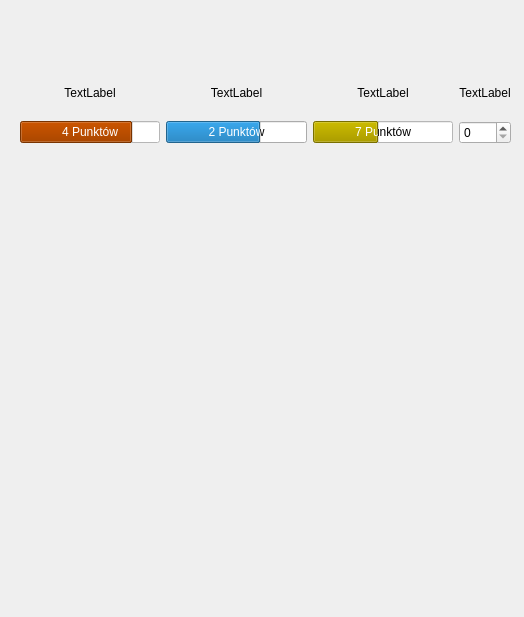
<?xml version="1.0" encoding="UTF-8"?>
<ui version="4.0">
 <class>CharacterWindow</class>
 <widget class="QWidget" name="CharacterWindow">
  <property name="geometry">
   <rect>
    <x>0</x>
    <y>0</y>
    <width>524</width>
    <height>617</height>
   </rect>
  </property>
  <property name="sizePolicy">
   <sizepolicy hsizetype="Preferred" vsizetype="Preferred">
    <horstretch>0</horstretch>
    <verstretch>0</verstretch>
   </sizepolicy>
  </property>
  <property name="contextMenuPolicy">
   <enum>Qt::ContextMenuPolicy::NoContextMenu</enum>
  </property>
  <property name="windowTitle">
   <string>Character</string>
  </property>
  <widget class="QWidget" name="gridLayoutWidget_3">
   <property name="geometry">
    <rect>
     <x>20</x>
     <y>70</y>
     <width>491</width>
     <height>74</height>
    </rect>
   </property>
   <layout class="QGridLayout" name="gridLayout_8">
    <item row="1" column="2">
     <widget class="QProgressBar" name="progressBar_6">
      <property name="palette">
       <palette>
        <active>
         <colorrole role="WindowText">
          <brush brushstyle="SolidPattern">
           <color alpha="255">
            <red>0</red>
            <green>0</green>
            <blue>0</blue>
           </color>
          </brush>
         </colorrole>
         <colorrole role="Button">
          <brush brushstyle="SolidPattern">
           <color alpha="255">
            <red>255</red>
            <green>255</green>
            <blue>255</blue>
           </color>
          </brush>
         </colorrole>
         <colorrole role="Light">
          <brush brushstyle="SolidPattern">
           <color alpha="255">
            <red>255</red>
            <green>255</green>
            <blue>255</blue>
           </color>
          </brush>
         </colorrole>
         <colorrole role="Midlight">
          <brush brushstyle="SolidPattern">
           <color alpha="255">
            <red>255</red>
            <green>255</green>
            <blue>255</blue>
           </color>
          </brush>
         </colorrole>
         <colorrole role="Dark">
          <brush brushstyle="SolidPattern">
           <color alpha="255">
            <red>127</red>
            <green>127</green>
            <blue>127</blue>
           </color>
          </brush>
         </colorrole>
         <colorrole role="Mid">
          <brush brushstyle="SolidPattern">
           <color alpha="255">
            <red>170</red>
            <green>170</green>
            <blue>170</blue>
           </color>
          </brush>
         </colorrole>
         <colorrole role="Text">
          <brush brushstyle="SolidPattern">
           <color alpha="255">
            <red>0</red>
            <green>0</green>
            <blue>0</blue>
           </color>
          </brush>
         </colorrole>
         <colorrole role="BrightText">
          <brush brushstyle="SolidPattern">
           <color alpha="255">
            <red>255</red>
            <green>255</green>
            <blue>255</blue>
           </color>
          </brush>
         </colorrole>
         <colorrole role="ButtonText">
          <brush brushstyle="SolidPattern">
           <color alpha="255">
            <red>0</red>
            <green>0</green>
            <blue>0</blue>
           </color>
          </brush>
         </colorrole>
         <colorrole role="Base">
          <brush brushstyle="SolidPattern">
           <color alpha="255">
            <red>255</red>
            <green>255</green>
            <blue>255</blue>
           </color>
          </brush>
         </colorrole>
         <colorrole role="Window">
          <brush brushstyle="SolidPattern">
           <color alpha="255">
            <red>255</red>
            <green>255</green>
            <blue>255</blue>
           </color>
          </brush>
         </colorrole>
         <colorrole role="Shadow">
          <brush brushstyle="SolidPattern">
           <color alpha="255">
            <red>0</red>
            <green>0</green>
            <blue>0</blue>
           </color>
          </brush>
         </colorrole>
         <colorrole role="Highlight">
          <brush brushstyle="SolidPattern">
           <color alpha="255">
            <red>170</red>
            <green>156</green>
            <blue>0</blue>
           </color>
          </brush>
         </colorrole>
         <colorrole role="AlternateBase">
          <brush brushstyle="SolidPattern">
           <color alpha="255">
            <red>255</red>
            <green>255</green>
            <blue>255</blue>
           </color>
          </brush>
         </colorrole>
         <colorrole role="ToolTipBase">
          <brush brushstyle="SolidPattern">
           <color alpha="255">
            <red>255</red>
            <green>255</green>
            <blue>220</blue>
           </color>
          </brush>
         </colorrole>
         <colorrole role="ToolTipText">
          <brush brushstyle="SolidPattern">
           <color alpha="255">
            <red>0</red>
            <green>0</green>
            <blue>0</blue>
           </color>
          </brush>
         </colorrole>
         <colorrole role="PlaceholderText">
          <brush brushstyle="SolidPattern">
           <color alpha="127">
            <red>0</red>
            <green>0</green>
            <blue>0</blue>
           </color>
          </brush>
         </colorrole>
         <colorrole role="Accent">
          <brush brushstyle="SolidPattern">
           <color alpha="255">
            <red>255</red>
            <green>255</green>
            <blue>255</blue>
           </color>
          </brush>
         </colorrole>
        </active>
        <inactive>
         <colorrole role="WindowText">
          <brush brushstyle="SolidPattern">
           <color alpha="255">
            <red>0</red>
            <green>0</green>
            <blue>0</blue>
           </color>
          </brush>
         </colorrole>
         <colorrole role="Button">
          <brush brushstyle="SolidPattern">
           <color alpha="255">
            <red>255</red>
            <green>255</green>
            <blue>255</blue>
           </color>
          </brush>
         </colorrole>
         <colorrole role="Light">
          <brush brushstyle="SolidPattern">
           <color alpha="255">
            <red>255</red>
            <green>255</green>
            <blue>255</blue>
           </color>
          </brush>
         </colorrole>
         <colorrole role="Midlight">
          <brush brushstyle="SolidPattern">
           <color alpha="255">
            <red>255</red>
            <green>255</green>
            <blue>255</blue>
           </color>
          </brush>
         </colorrole>
         <colorrole role="Dark">
          <brush brushstyle="SolidPattern">
           <color alpha="255">
            <red>127</red>
            <green>127</green>
            <blue>127</blue>
           </color>
          </brush>
         </colorrole>
         <colorrole role="Mid">
          <brush brushstyle="SolidPattern">
           <color alpha="255">
            <red>170</red>
            <green>170</green>
            <blue>170</blue>
           </color>
          </brush>
         </colorrole>
         <colorrole role="Text">
          <brush brushstyle="SolidPattern">
           <color alpha="255">
            <red>0</red>
            <green>0</green>
            <blue>0</blue>
           </color>
          </brush>
         </colorrole>
         <colorrole role="BrightText">
          <brush brushstyle="SolidPattern">
           <color alpha="255">
            <red>255</red>
            <green>255</green>
            <blue>255</blue>
           </color>
          </brush>
         </colorrole>
         <colorrole role="ButtonText">
          <brush brushstyle="SolidPattern">
           <color alpha="255">
            <red>0</red>
            <green>0</green>
            <blue>0</blue>
           </color>
          </brush>
         </colorrole>
         <colorrole role="Base">
          <brush brushstyle="SolidPattern">
           <color alpha="255">
            <red>255</red>
            <green>255</green>
            <blue>255</blue>
           </color>
          </brush>
         </colorrole>
         <colorrole role="Window">
          <brush brushstyle="SolidPattern">
           <color alpha="255">
            <red>255</red>
            <green>255</green>
            <blue>255</blue>
           </color>
          </brush>
         </colorrole>
         <colorrole role="Shadow">
          <brush brushstyle="SolidPattern">
           <color alpha="255">
            <red>0</red>
            <green>0</green>
            <blue>0</blue>
           </color>
          </brush>
         </colorrole>
         <colorrole role="Highlight">
          <brush brushstyle="SolidPattern">
           <color alpha="255">
            <red>170</red>
            <green>156</green>
            <blue>0</blue>
           </color>
          </brush>
         </colorrole>
         <colorrole role="AlternateBase">
          <brush brushstyle="SolidPattern">
           <color alpha="255">
            <red>255</red>
            <green>255</green>
            <blue>255</blue>
           </color>
          </brush>
         </colorrole>
         <colorrole role="ToolTipBase">
          <brush brushstyle="SolidPattern">
           <color alpha="255">
            <red>255</red>
            <green>255</green>
            <blue>220</blue>
           </color>
          </brush>
         </colorrole>
         <colorrole role="ToolTipText">
          <brush brushstyle="SolidPattern">
           <color alpha="255">
            <red>0</red>
            <green>0</green>
            <blue>0</blue>
           </color>
          </brush>
         </colorrole>
         <colorrole role="PlaceholderText">
          <brush brushstyle="SolidPattern">
           <color alpha="127">
            <red>0</red>
            <green>0</green>
            <blue>0</blue>
           </color>
          </brush>
         </colorrole>
         <colorrole role="Accent">
          <brush brushstyle="SolidPattern">
           <color alpha="255">
            <red>255</red>
            <green>255</green>
            <blue>255</blue>
           </color>
          </brush>
         </colorrole>
        </inactive>
        <disabled>
         <colorrole role="WindowText">
          <brush brushstyle="SolidPattern">
           <color alpha="255">
            <red>127</red>
            <green>127</green>
            <blue>127</blue>
           </color>
          </brush>
         </colorrole>
         <colorrole role="Button">
          <brush brushstyle="SolidPattern">
           <color alpha="255">
            <red>255</red>
            <green>255</green>
            <blue>255</blue>
           </color>
          </brush>
         </colorrole>
         <colorrole role="Light">
          <brush brushstyle="SolidPattern">
           <color alpha="255">
            <red>255</red>
            <green>255</green>
            <blue>255</blue>
           </color>
          </brush>
         </colorrole>
         <colorrole role="Midlight">
          <brush brushstyle="SolidPattern">
           <color alpha="255">
            <red>255</red>
            <green>255</green>
            <blue>255</blue>
           </color>
          </brush>
         </colorrole>
         <colorrole role="Dark">
          <brush brushstyle="SolidPattern">
           <color alpha="255">
            <red>127</red>
            <green>127</green>
            <blue>127</blue>
           </color>
          </brush>
         </colorrole>
         <colorrole role="Mid">
          <brush brushstyle="SolidPattern">
           <color alpha="255">
            <red>170</red>
            <green>170</green>
            <blue>170</blue>
           </color>
          </brush>
         </colorrole>
         <colorrole role="Text">
          <brush brushstyle="SolidPattern">
           <color alpha="255">
            <red>127</red>
            <green>127</green>
            <blue>127</blue>
           </color>
          </brush>
         </colorrole>
         <colorrole role="BrightText">
          <brush brushstyle="SolidPattern">
           <color alpha="255">
            <red>255</red>
            <green>255</green>
            <blue>255</blue>
           </color>
          </brush>
         </colorrole>
         <colorrole role="ButtonText">
          <brush brushstyle="SolidPattern">
           <color alpha="255">
            <red>127</red>
            <green>127</green>
            <blue>127</blue>
           </color>
          </brush>
         </colorrole>
         <colorrole role="Base">
          <brush brushstyle="SolidPattern">
           <color alpha="255">
            <red>255</red>
            <green>255</green>
            <blue>255</blue>
           </color>
          </brush>
         </colorrole>
         <colorrole role="Window">
          <brush brushstyle="SolidPattern">
           <color alpha="255">
            <red>255</red>
            <green>255</green>
            <blue>255</blue>
           </color>
          </brush>
         </colorrole>
         <colorrole role="Shadow">
          <brush brushstyle="SolidPattern">
           <color alpha="255">
            <red>0</red>
            <green>0</green>
            <blue>0</blue>
           </color>
          </brush>
         </colorrole>
         <colorrole role="AlternateBase">
          <brush brushstyle="SolidPattern">
           <color alpha="255">
            <red>255</red>
            <green>255</green>
            <blue>255</blue>
           </color>
          </brush>
         </colorrole>
         <colorrole role="ToolTipBase">
          <brush brushstyle="SolidPattern">
           <color alpha="255">
            <red>255</red>
            <green>255</green>
            <blue>220</blue>
           </color>
          </brush>
         </colorrole>
         <colorrole role="ToolTipText">
          <brush brushstyle="SolidPattern">
           <color alpha="255">
            <red>0</red>
            <green>0</green>
            <blue>0</blue>
           </color>
          </brush>
         </colorrole>
         <colorrole role="PlaceholderText">
          <brush brushstyle="SolidPattern">
           <color alpha="127">
            <red>127</red>
            <green>127</green>
            <blue>127</blue>
           </color>
          </brush>
         </colorrole>
         <colorrole role="Accent">
          <brush brushstyle="SolidPattern">
           <color alpha="255">
            <red>255</red>
            <green>255</green>
            <blue>255</blue>
           </color>
          </brush>
         </colorrole>
        </disabled>
       </palette>
      </property>
      <property name="maximum">
       <number>15</number>
      </property>
      <property name="value">
       <number>7</number>
      </property>
      <property name="textVisible">
       <bool>true</bool>
      </property>
      <property name="format">
       <string>%v Punktów</string>
      </property>
     </widget>
    </item>
    <item row="0" column="1">
     <widget class="QLabel" name="label_10">
      <property name="layoutDirection">
       <enum>Qt::LayoutDirection::LeftToRight</enum>
      </property>
      <property name="text">
       <string>TextLabel</string>
      </property>
      <property name="alignment">
       <set>Qt::AlignmentFlag::AlignCenter</set>
      </property>
     </widget>
    </item>
    <item row="0" column="0">
     <widget class="QLabel" name="label_9">
      <property name="layoutDirection">
       <enum>Qt::LayoutDirection::LeftToRight</enum>
      </property>
      <property name="text">
       <string>TextLabel</string>
      </property>
      <property name="alignment">
       <set>Qt::AlignmentFlag::AlignCenter</set>
      </property>
     </widget>
    </item>
    <item row="0" column="2">
     <widget class="QLabel" name="label_11">
      <property name="layoutDirection">
       <enum>Qt::LayoutDirection::LeftToRight</enum>
      </property>
      <property name="text">
       <string>TextLabel</string>
      </property>
      <property name="alignment">
       <set>Qt::AlignmentFlag::AlignCenter</set>
      </property>
     </widget>
    </item>
    <item row="1" column="1">
     <widget class="QProgressBar" name="progressBar_5">
      <property name="maximum">
       <number>3</number>
      </property>
      <property name="value">
       <number>2</number>
      </property>
      <property name="textVisible">
       <bool>true</bool>
      </property>
      <property name="format">
       <string>%v Punktów</string>
      </property>
     </widget>
    </item>
    <item row="1" column="0">
     <widget class="QProgressBar" name="progressBar_4">
      <property name="palette">
       <palette>
        <active>
         <colorrole role="WindowText">
          <brush brushstyle="SolidPattern">
           <color alpha="255">
            <red>0</red>
            <green>0</green>
            <blue>0</blue>
           </color>
          </brush>
         </colorrole>
         <colorrole role="Button">
          <brush brushstyle="SolidPattern">
           <color alpha="255">
            <red>255</red>
            <green>255</green>
            <blue>255</blue>
           </color>
          </brush>
         </colorrole>
         <colorrole role="Light">
          <brush brushstyle="SolidPattern">
           <color alpha="255">
            <red>255</red>
            <green>255</green>
            <blue>255</blue>
           </color>
          </brush>
         </colorrole>
         <colorrole role="Midlight">
          <brush brushstyle="SolidPattern">
           <color alpha="255">
            <red>255</red>
            <green>255</green>
            <blue>255</blue>
           </color>
          </brush>
         </colorrole>
         <colorrole role="Dark">
          <brush brushstyle="SolidPattern">
           <color alpha="255">
            <red>127</red>
            <green>127</green>
            <blue>127</blue>
           </color>
          </brush>
         </colorrole>
         <colorrole role="Mid">
          <brush brushstyle="SolidPattern">
           <color alpha="255">
            <red>170</red>
            <green>170</green>
            <blue>170</blue>
           </color>
          </brush>
         </colorrole>
         <colorrole role="Text">
          <brush brushstyle="SolidPattern">
           <color alpha="255">
            <red>0</red>
            <green>0</green>
            <blue>0</blue>
           </color>
          </brush>
         </colorrole>
         <colorrole role="BrightText">
          <brush brushstyle="SolidPattern">
           <color alpha="255">
            <red>255</red>
            <green>255</green>
            <blue>255</blue>
           </color>
          </brush>
         </colorrole>
         <colorrole role="ButtonText">
          <brush brushstyle="SolidPattern">
           <color alpha="255">
            <red>0</red>
            <green>0</green>
            <blue>0</blue>
           </color>
          </brush>
         </colorrole>
         <colorrole role="Base">
          <brush brushstyle="SolidPattern">
           <color alpha="255">
            <red>255</red>
            <green>255</green>
            <blue>255</blue>
           </color>
          </brush>
         </colorrole>
         <colorrole role="Window">
          <brush brushstyle="SolidPattern">
           <color alpha="255">
            <red>255</red>
            <green>255</green>
            <blue>255</blue>
           </color>
          </brush>
         </colorrole>
         <colorrole role="Shadow">
          <brush brushstyle="SolidPattern">
           <color alpha="255">
            <red>0</red>
            <green>0</green>
            <blue>0</blue>
           </color>
          </brush>
         </colorrole>
         <colorrole role="Highlight">
          <brush brushstyle="SolidPattern">
           <color alpha="255">
            <red>170</red>
            <green>71</green>
            <blue>0</blue>
           </color>
          </brush>
         </colorrole>
         <colorrole role="AlternateBase">
          <brush brushstyle="SolidPattern">
           <color alpha="255">
            <red>255</red>
            <green>255</green>
            <blue>255</blue>
           </color>
          </brush>
         </colorrole>
         <colorrole role="ToolTipBase">
          <brush brushstyle="SolidPattern">
           <color alpha="255">
            <red>255</red>
            <green>255</green>
            <blue>220</blue>
           </color>
          </brush>
         </colorrole>
         <colorrole role="ToolTipText">
          <brush brushstyle="SolidPattern">
           <color alpha="255">
            <red>0</red>
            <green>0</green>
            <blue>0</blue>
           </color>
          </brush>
         </colorrole>
         <colorrole role="PlaceholderText">
          <brush brushstyle="SolidPattern">
           <color alpha="127">
            <red>0</red>
            <green>0</green>
            <blue>0</blue>
           </color>
          </brush>
         </colorrole>
         <colorrole role="Accent">
          <brush brushstyle="SolidPattern">
           <color alpha="255">
            <red>255</red>
            <green>255</green>
            <blue>255</blue>
           </color>
          </brush>
         </colorrole>
        </active>
        <inactive>
         <colorrole role="WindowText">
          <brush brushstyle="SolidPattern">
           <color alpha="255">
            <red>0</red>
            <green>0</green>
            <blue>0</blue>
           </color>
          </brush>
         </colorrole>
         <colorrole role="Button">
          <brush brushstyle="SolidPattern">
           <color alpha="255">
            <red>255</red>
            <green>255</green>
            <blue>255</blue>
           </color>
          </brush>
         </colorrole>
         <colorrole role="Light">
          <brush brushstyle="SolidPattern">
           <color alpha="255">
            <red>255</red>
            <green>255</green>
            <blue>255</blue>
           </color>
          </brush>
         </colorrole>
         <colorrole role="Midlight">
          <brush brushstyle="SolidPattern">
           <color alpha="255">
            <red>255</red>
            <green>255</green>
            <blue>255</blue>
           </color>
          </brush>
         </colorrole>
         <colorrole role="Dark">
          <brush brushstyle="SolidPattern">
           <color alpha="255">
            <red>127</red>
            <green>127</green>
            <blue>127</blue>
           </color>
          </brush>
         </colorrole>
         <colorrole role="Mid">
          <brush brushstyle="SolidPattern">
           <color alpha="255">
            <red>170</red>
            <green>170</green>
            <blue>170</blue>
           </color>
          </brush>
         </colorrole>
         <colorrole role="Text">
          <brush brushstyle="SolidPattern">
           <color alpha="255">
            <red>0</red>
            <green>0</green>
            <blue>0</blue>
           </color>
          </brush>
         </colorrole>
         <colorrole role="BrightText">
          <brush brushstyle="SolidPattern">
           <color alpha="255">
            <red>255</red>
            <green>255</green>
            <blue>255</blue>
           </color>
          </brush>
         </colorrole>
         <colorrole role="ButtonText">
          <brush brushstyle="SolidPattern">
           <color alpha="255">
            <red>0</red>
            <green>0</green>
            <blue>0</blue>
           </color>
          </brush>
         </colorrole>
         <colorrole role="Base">
          <brush brushstyle="SolidPattern">
           <color alpha="255">
            <red>255</red>
            <green>255</green>
            <blue>255</blue>
           </color>
          </brush>
         </colorrole>
         <colorrole role="Window">
          <brush brushstyle="SolidPattern">
           <color alpha="255">
            <red>255</red>
            <green>255</green>
            <blue>255</blue>
           </color>
          </brush>
         </colorrole>
         <colorrole role="Shadow">
          <brush brushstyle="SolidPattern">
           <color alpha="255">
            <red>0</red>
            <green>0</green>
            <blue>0</blue>
           </color>
          </brush>
         </colorrole>
         <colorrole role="Highlight">
          <brush brushstyle="SolidPattern">
           <color alpha="255">
            <red>170</red>
            <green>71</green>
            <blue>0</blue>
           </color>
          </brush>
         </colorrole>
         <colorrole role="AlternateBase">
          <brush brushstyle="SolidPattern">
           <color alpha="255">
            <red>255</red>
            <green>255</green>
            <blue>255</blue>
           </color>
          </brush>
         </colorrole>
         <colorrole role="ToolTipBase">
          <brush brushstyle="SolidPattern">
           <color alpha="255">
            <red>255</red>
            <green>255</green>
            <blue>220</blue>
           </color>
          </brush>
         </colorrole>
         <colorrole role="ToolTipText">
          <brush brushstyle="SolidPattern">
           <color alpha="255">
            <red>0</red>
            <green>0</green>
            <blue>0</blue>
           </color>
          </brush>
         </colorrole>
         <colorrole role="PlaceholderText">
          <brush brushstyle="SolidPattern">
           <color alpha="127">
            <red>0</red>
            <green>0</green>
            <blue>0</blue>
           </color>
          </brush>
         </colorrole>
         <colorrole role="Accent">
          <brush brushstyle="SolidPattern">
           <color alpha="255">
            <red>255</red>
            <green>255</green>
            <blue>255</blue>
           </color>
          </brush>
         </colorrole>
        </inactive>
        <disabled>
         <colorrole role="WindowText">
          <brush brushstyle="SolidPattern">
           <color alpha="255">
            <red>127</red>
            <green>127</green>
            <blue>127</blue>
           </color>
          </brush>
         </colorrole>
         <colorrole role="Button">
          <brush brushstyle="SolidPattern">
           <color alpha="255">
            <red>255</red>
            <green>255</green>
            <blue>255</blue>
           </color>
          </brush>
         </colorrole>
         <colorrole role="Light">
          <brush brushstyle="SolidPattern">
           <color alpha="255">
            <red>255</red>
            <green>255</green>
            <blue>255</blue>
           </color>
          </brush>
         </colorrole>
         <colorrole role="Midlight">
          <brush brushstyle="SolidPattern">
           <color alpha="255">
            <red>255</red>
            <green>255</green>
            <blue>255</blue>
           </color>
          </brush>
         </colorrole>
         <colorrole role="Dark">
          <brush brushstyle="SolidPattern">
           <color alpha="255">
            <red>127</red>
            <green>127</green>
            <blue>127</blue>
           </color>
          </brush>
         </colorrole>
         <colorrole role="Mid">
          <brush brushstyle="SolidPattern">
           <color alpha="255">
            <red>170</red>
            <green>170</green>
            <blue>170</blue>
           </color>
          </brush>
         </colorrole>
         <colorrole role="Text">
          <brush brushstyle="SolidPattern">
           <color alpha="255">
            <red>127</red>
            <green>127</green>
            <blue>127</blue>
           </color>
          </brush>
         </colorrole>
         <colorrole role="BrightText">
          <brush brushstyle="SolidPattern">
           <color alpha="255">
            <red>255</red>
            <green>255</green>
            <blue>255</blue>
           </color>
          </brush>
         </colorrole>
         <colorrole role="ButtonText">
          <brush brushstyle="SolidPattern">
           <color alpha="255">
            <red>127</red>
            <green>127</green>
            <blue>127</blue>
           </color>
          </brush>
         </colorrole>
         <colorrole role="Base">
          <brush brushstyle="SolidPattern">
           <color alpha="255">
            <red>255</red>
            <green>255</green>
            <blue>255</blue>
           </color>
          </brush>
         </colorrole>
         <colorrole role="Window">
          <brush brushstyle="SolidPattern">
           <color alpha="255">
            <red>255</red>
            <green>255</green>
            <blue>255</blue>
           </color>
          </brush>
         </colorrole>
         <colorrole role="Shadow">
          <brush brushstyle="SolidPattern">
           <color alpha="255">
            <red>0</red>
            <green>0</green>
            <blue>0</blue>
           </color>
          </brush>
         </colorrole>
         <colorrole role="AlternateBase">
          <brush brushstyle="SolidPattern">
           <color alpha="255">
            <red>255</red>
            <green>255</green>
            <blue>255</blue>
           </color>
          </brush>
         </colorrole>
         <colorrole role="ToolTipBase">
          <brush brushstyle="SolidPattern">
           <color alpha="255">
            <red>255</red>
            <green>255</green>
            <blue>220</blue>
           </color>
          </brush>
         </colorrole>
         <colorrole role="ToolTipText">
          <brush brushstyle="SolidPattern">
           <color alpha="255">
            <red>0</red>
            <green>0</green>
            <blue>0</blue>
           </color>
          </brush>
         </colorrole>
         <colorrole role="PlaceholderText">
          <brush brushstyle="SolidPattern">
           <color alpha="127">
            <red>127</red>
            <green>127</green>
            <blue>127</blue>
           </color>
          </brush>
         </colorrole>
         <colorrole role="Accent">
          <brush brushstyle="SolidPattern">
           <color alpha="255">
            <red>255</red>
            <green>255</green>
            <blue>255</blue>
           </color>
          </brush>
         </colorrole>
        </disabled>
       </palette>
      </property>
      <property name="maximum">
       <number>5</number>
      </property>
      <property name="value">
       <number>4</number>
      </property>
      <property name="textVisible">
       <bool>true</bool>
      </property>
      <property name="invertedAppearance">
       <bool>false</bool>
      </property>
      <property name="format">
       <string>%v Punktów</string>
      </property>
     </widget>
    </item>
    <item row="0" column="3">
     <widget class="QLabel" name="label_12">
      <property name="layoutDirection">
       <enum>Qt::LayoutDirection::LeftToRight</enum>
      </property>
      <property name="text">
       <string>TextLabel</string>
      </property>
      <property name="alignment">
       <set>Qt::AlignmentFlag::AlignCenter</set>
      </property>
     </widget>
    </item>
    <item row="1" column="3">
     <widget class="QSpinBox" name="spinBox">
      <property name="maximum">
       <number>40</number>
      </property>
     </widget>
    </item>
   </layout>
  </widget>
 </widget>
 <resources/>
 <connections/>
</ui>
